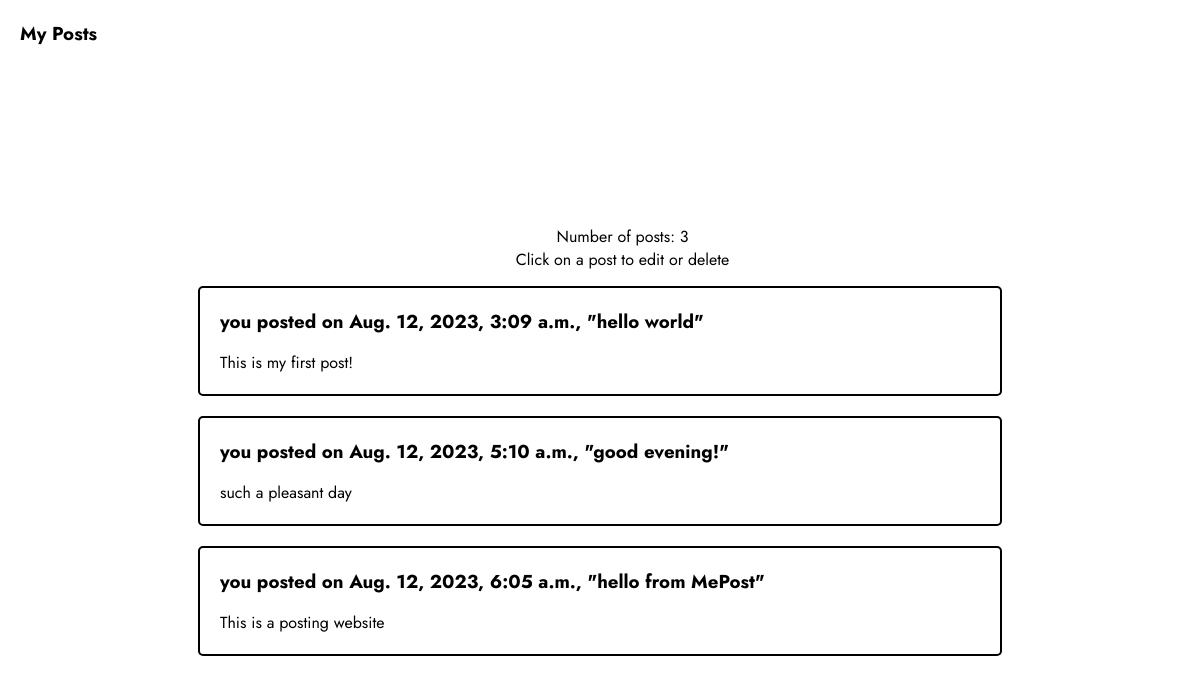
Screenshot of /my_posts/ (signed in) with the database file from the repository.
### myapp/models.py (models this page shows, shortened)
class Post(models.Model):
    author = models.ForeignKey(User, on_delete=models.CASCADE)
    title = models.CharField(max_length=100)
    post_content = models.TextField()
    created_date = models.DateTimeField(auto_now_add=True)

### myapp/views.py (the view)
# urls.py: path('my_posts/', views.MyPosts.as_view(), name='my_posts'),
class MyPosts(LoginRequiredMixin, ListView):
    model = Post
    template_name = 'my_posts.html'
    def get_context_data(self, **kwargs):
        context = super().get_context_data(**kwargs)
        context['my_posts'] = Post.objects.filter(author=self.request.user)
        return context

### myapp/templates/my_posts.html (shortened to what this page needs)
{% extends 'base.html' %}
{% block content %}
<h3 style="margin: 20px;">My Posts</h3>
<div class="main-content">
    <div class="empty" style="height: 40px;"></div>
    {% if my_posts %}
    <p>Number of posts: {{ my_posts|length }}</p>
    <p style="margin-top: -5px;">Click on a post to edit or delete</p>
        {% for post in my_posts %}
        <div class="post-body2" onclick="window.location.href='{% url 'post_update' pk=post.pk %}'">
            <h3>you posted on {{ post.created_date }}, "{{ post.title }}"</h3>
            <p>{{ post.post_content }}</p>
        </div>
        {% endfor %}
    {% else %}
    <h2>You haven't posted yet! Click on the '+' icon below to post</h2>
    {% endif %}
    <div class="empty"></div>
  </div>
{% endblock %}

### myapp/static/css/style.css (style rules this page uses)
body { margin: 0; padding: 0; font-family: 'Jost', sans-serif; }
.main-content { display: flex; flex-direction: column; align-items: center; justify-content: center; height: 100vh; }
.post-body, .post-body2 { width: 65%; height: auto; border: 2px solid black; border-radius: 5px; background: transparent; margin: 10px 0; padding: 10px; }
.post-body h3, .post-body2 h3 { margin-top: 10px; margin-left: 10px; }
.post-body p, .post-body2 p { margin-left: 10px; margin-bottom: 10px; }
.empty { width: 10%; height: 100px; }
.profile-container h2,h3,p { margin-left: 45px; margin-bottom: 5px; }

### rows the page displays
Post: created_date "Aug. 12, 2023, 3:09 a.m.", title "hello world", post_content "This is my first post!"
Post: created_date "Aug. 12, 2023, 5:10 a.m.", title "good evening!", post_content "such a pleasant day"
Post: created_date "Aug. 12, 2023, 6:05 a.m.", title "hello from MePost", post_content "This is a posting website"

### other values shown
{{ my_posts|length }} "3"
